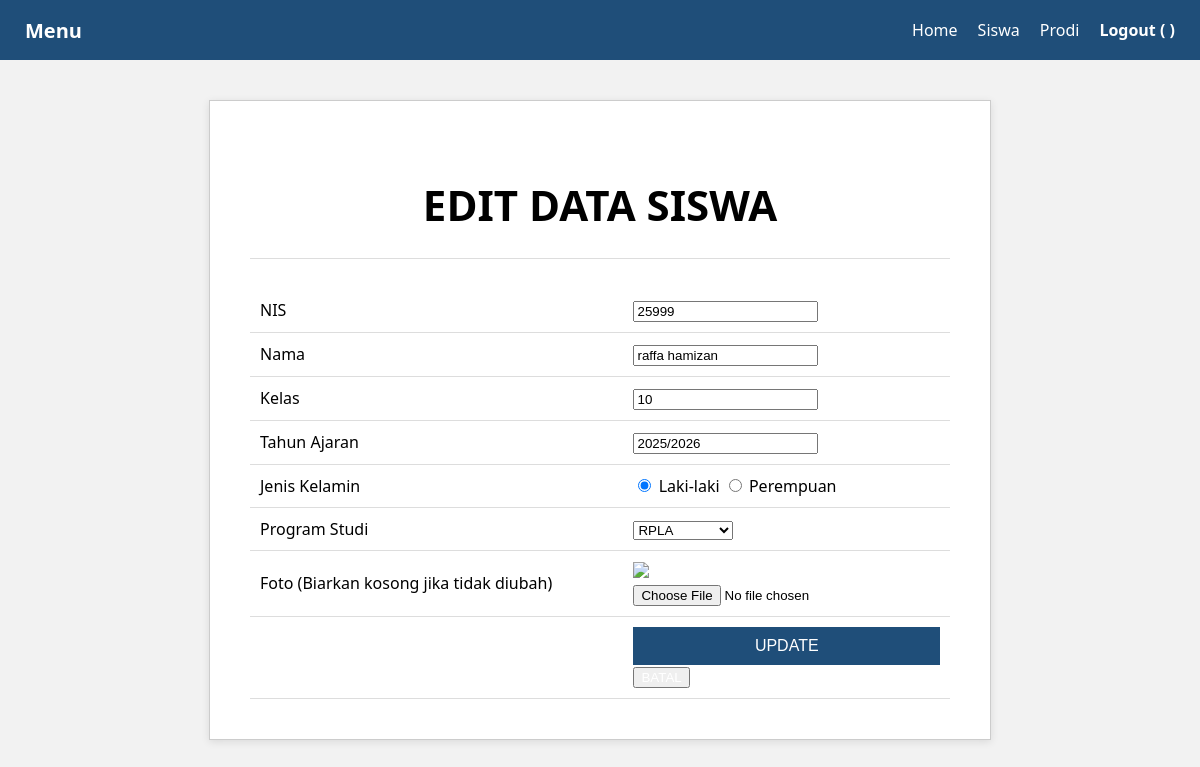
The page /edit_siswa.php?id=14 on the database its author committed.
### tables this page shows
CREATE TABLE `siswa` (
  `id` int(11) NOT NULL,
  `nis` varchar(15) NOT NULL,
  `nama` varchar(50) NOT NULL,
  `kelas` varchar(10) NOT NULL,
  `tahun_ajaran` varchar(10) NOT NULL,
  `kd_prodi` varchar(10) NOT NULL,
  `jenis_kelamin` varchar(2) NOT NULL,
  `foto` varchar(255) DEFAULT NULL
);

CREATE TABLE `prodi` (
  `id_prodi` int(11) NOT NULL,
  `kd_prodi` varchar(10) NOT NULL,
  `nama_prodi` varchar(10) NOT NULL
);

### edit_siswa.php (the view, shortened to what this page needs)
<?php
include "koneksi.php";
$id = $_GET['id'];
$query = mysqli_query($koneksi, "SELECT * FROM siswa WHERE id='$id'");
$data = mysqli_fetch_assoc($query);
$prodi = mysqli_query($koneksi, "SELECT * FROM prodi");
?>
<!DOCTYPE html>
<html>
<head>
    <link rel="stylesheet" href="style.css">
</head>
<body>
    <?php include "navigasi.php"; ?>
    <div id="main">
        <div class="container">
            <h2>EDIT DATA SISWA</h2>
            <hr>
            <form method="POST" enctype="multipart/form-data">
                <table>
                    <tr>
                        <td>NIS</td>
                        <td><input type="text" name="nis" value="<?php echo $data['nis']; ?>" required></td>
                    </tr>
                    <tr>
                        <td>Nama</td>
                        <td><input type="text" name="nama" value="<?php echo $data['nama']; ?>" required></td>
                    </tr>
                    <tr>
                        <td>Kelas</td>
                        <td><input type="text" name="kelas" value="<?php echo $data['kelas']; ?>" required></td>
                    </tr>
                    <tr>
                        <td>Tahun Ajaran</td>
                        <td><input type="text" name="tahun_ajaran" value="<?php echo $data['tahun_ajaran']; ?>" required></td>
                    </tr>
                    <tr>
                        <td>Jenis Kelamin</td>
                        <td>
                            <input type="radio" name="jenis_kelamin" value="L" <?php if ($data['jenis_kelamin'] == 'L') echo 'checked'; ?>> Laki-laki
                            <input type="radio" name="jenis_kelamin" value="P" <?php if ($data['jenis_kelamin'] == 'P') echo 'checked'; ?>> Perempuan
                        </td>
                    </tr>
                    <tr>
                        <td>Program Studi</td>
                        <td>
                            <select name="kd_prodi" required>
                                <?php while ($p = mysqli_fetch_assoc($prodi)) { ?>
                                    <option value="<?php echo $p['kd_prodi']; ?>" <?php if ($p['kd_prodi'] == $data['kd_prodi']) echo 'selected'; ?>>
                                        <?php echo $p['nama_prodi']; ?>
                                    </option>
                                <?php } ?>
                            </select>
                        </td>
                    </tr>
                    <tr>
                        <td>Foto (Biarkan kosong jika tidak diubah)</td>
                        <td>
                            <img src="uploads/<?php echo $data['foto']; ?>" width="50"><br>
                            <input type="file" name="foto">
                        </td>
                    </tr>
                    <tr>
                        <td></td>
                        <td>
                            <button type="submit" name="update" class="submit">UPDATE</button>
                            <button type="button" class="cancel"><a href="siswa.php" style="color:white; text-decoration:none;">BATAL</a></button>
                        </td>
                    </tr>
                </table>
            </form>
        </div>
    </div>
</body>
</html>

### style.css (style rules this page uses)
body { font-family: "Segoe UI", Arial, sans-serif; background-color: #f2f2f2; margin: 0; }
.container { width: 700px; margin: 40px auto; background-color: white; border: 1px solid #ccc; padding: 40px; box-shadow: 0 2px 8px rgba(0,0,0,0.1); }
.container h2 { text-align: center; font-size: 42px; margin-bottom: 25px; }
hr { border: 0; border-top: 1px solid #ddd; margin-bottom: 30px; }
.submit { width: 100%; padding: 10px; background-color: #1F4E79; color: white; border: none; font-size: 16px; cursor: pointer; left: 0; }
table { border-collapse: collapse; width: 100%; background-color: white; }
th, td { padding: 10px; border-bottom: 1px solid #ddd; }

### rows shown on the page
siswa: nis "25999", nama "raffa hamizan", kelas "10", tahun_ajaran "2025/2026", jenis_kelamin "☑", kd_prodi "RPLA"
